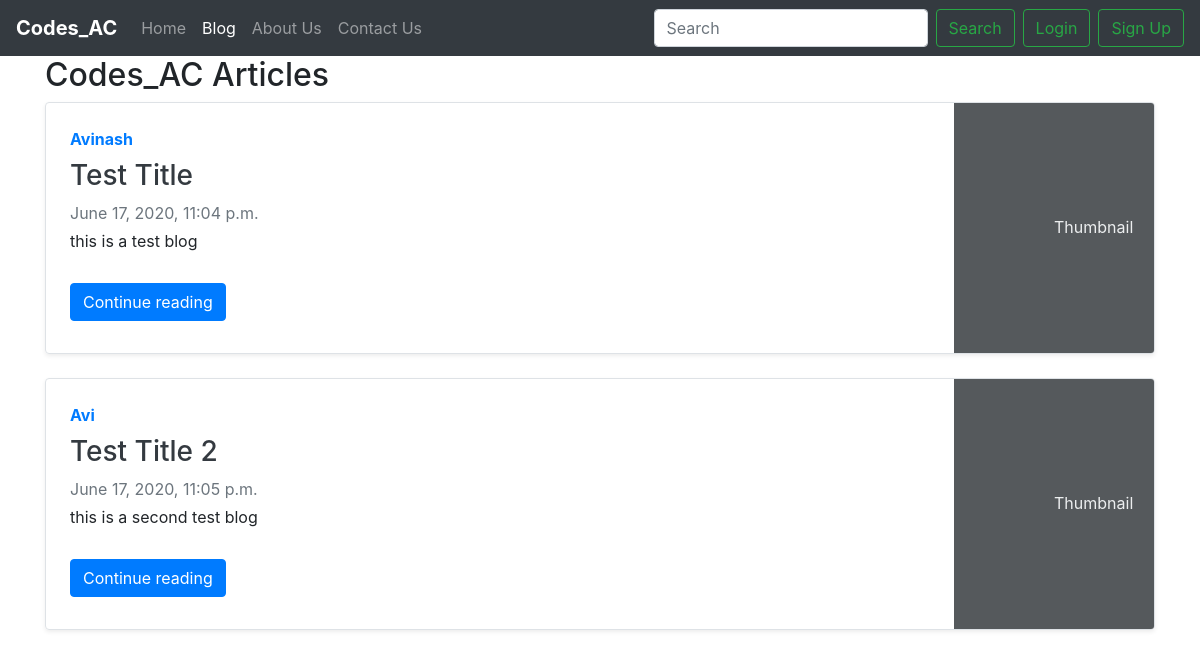
Screenshot of /blog/ with the database file from the repository.
### blog/models.py (models this page shows, shortened)
class Post(models.Model):
    sno = models.AutoField(primary_key = True)
    author = models.CharField(max_length=100, default="")
    title = models.CharField(max_length=100, default="")
    content = models.TextField()
    pub_date = models.DateTimeField()
    slug = models.CharField(max_length=140)

### blog/views.py (the view)
# urls.py: path('', views.blogHome, name="blogHome"),
def blogHome(request):
    post = Post.objects.all()
    return render(request, 'blog/blogHome.html',{'posts':post})

### templates/blog/blogHome.html (shortened to what this page needs)
{% extends 'basic.html' %}
{% block blogactive %} active {% endblock blogactive %}
{% block body %}
<div class="container">
  <h2>Codes_AC Articles</h2>
  <div class="">
    {% for post in posts %}
    <div class="row no-gutters border rounded overflow-hidden flex-md-row mb-4 shadow-sm h-md-250 position-relative">
      <div class="col p-4 d-flex flex-column position-static">
        <strong class="d-inline-block mb-2 text-primary">{{post.author}}</strong>
        <a href="/blog/{{post.slug}}" class="text-dark">
          <h3>{{post.title}}</h3>
        </a>
        <div class="mb-1 text-muted">{{post.pub_date}}</div>
        <p class="card-text mb-auto">{{post.content| truncatechars:500}}</p>
        <div class="my-2">
          <a href="/blog/{{post.slug}}" role="button" class="btn btn-primary">Continue reading</a>
        </div>
      </div>
      <div class="col-auto d-none d-lg-block">
        <svg class="bd-placeholder-img" width="200" height="250" xmlns="http://www.w3.org/2000/svg"
          preserveAspectRatio="xMidYMid slice" focusable="false" role="img" aria-label="Placeholder: Thumbnail">
          <rect width="100%" height="100%" fill="#55595c"></rect><text x="50%" y="50%" fill="#eceeef"
            dy=".3em">Thumbnail</text>
        </svg>
      </div>
    </div>
    {% endfor %}
  </div>
</div>
{% endblock body %}

### rows the page displays
Post: author "Avinash", title "Test Title", pub_date "June 17, 2020, 11:04 p.m.", content "this is a test blog"
Post: author "Avi", title "Test Title 2", pub_date "June 17, 2020, 11:05 p.m.", content "this is a second test blog"
